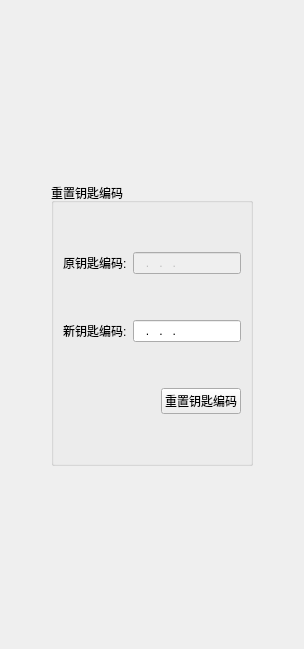
                 <widget class="QWidget" name="page_32">
                  <layout class="QVBoxLayout" name="verticalLayout_42">
                   <item>
                    <spacer name="verticalSpacer_31">
                     <property name="orientation">
                      <enum>Qt::Vertical</enum>
                     </property>
                     <property name="sizeHint" stdset="0">
                      <size>
                       <width>20</width>
                       <height>172</height>
                      </size>
                     </property>
                    </spacer>
                   </item>
                   <item>
                    <layout class="QHBoxLayout" name="horizontalLayout_45">
                     <item>
                      <spacer name="horizontalSpacer_13">
                       <property name="orientation">
                        <enum>Qt::Horizontal</enum>
                       </property>
                       <property name="sizeHint" stdset="0">
                        <size>
                         <width>40</width>
                         <height>20</height>
                        </size>
                       </property>
                      </spacer>
                     </item>
                     <item>
                      <widget class="QGroupBox" name="groupBox_8">
                       <property name="title">
                        <string>重置钥匙编码</string>
                       </property>
                       <layout class="QVBoxLayout" name="verticalLayout_41">
                        <item>
                         <spacer name="verticalSpacer_81">
                          <property name="orientation">
                           <enum>Qt::Vertical</enum>
                          </property>
                          <property name="sizeHint" stdset="0">
                           <size>
                            <width>20</width>
                            <height>40</height>
                           </size>
                          </property>
                         </spacer>
                        </item>
                        <item>
                         <layout class="QHBoxLayout" name="horizontalLayout_43">
                          <item>
                           <widget class="QLabel" name="label_41">
                            <property name="text">
                             <string>原钥匙编码:</string>
                            </property>
                           </widget>
                          </item>
                          <item>
                           <widget class="QLineEdit" name="lineEdit_32">
                            <property name="enabled">
                             <bool>false</bool>
                            </property>
                            <property name="inputMask">
                             <string>000.000.000.000</string>
                            </property>
                           </widget>
                          </item>
                         </layout>
                        </item>
                        <item>
                         <spacer name="verticalSpacer_82">
                          <property name="orientation">
                           <enum>Qt::Vertical</enum>
                          </property>
                          <property name="sizeHint" stdset="0">
                           <size>
                            <width>20</width>
                            <height>40</height>
                           </size>
                          </property>
                         </spacer>
                        </item>
                        <item>
                         <layout class="QHBoxLayout" name="horizontalLayout_44">
                          <item>
                           <widget class="QLabel" name="label_42">
                            <property name="text">
                             <string>新钥匙编码:</string>
                            </property>
                           </widget>
                          </item>
                          <item>
                           <widget class="QLineEdit" name="lineEdit_33">
                            <property name="inputMask">
                             <string>000.000.000.000</string>
                            </property>
                           </widget>
                          </item>
                         </layout>
                        </item>
                        <item>
                         <spacer name="verticalSpacer_83">
                          <property name="orientation">
                           <enum>Qt::Vertical</enum>
                          </property>
                          <property name="sizeHint" stdset="0">
                           <size>
                            <width>20</width>
                            <height>40</height>
                           </size>
                          </property>
                         </spacer>
                        </item>
                        <item>
                         <layout class="QHBoxLayout" name="horizontalLayout_65">
                          <item>
                           <spacer name="horizontalSpacer_19">
                            <property name="orientation">
                             <enum>Qt::Horizontal</enum>
                            </property>
                            <property name="sizeHint" stdset="0">
                             <size>
                              <width>40</width>
                              <height>20</height>
                             </size>
                            </property>
                           </spacer>
                          </item>
                          <item>
                           <widget class="QPushButton" name="pushButton_66">
                            <property name="minimumSize">
                             <size>
                              <width>75</width>
                              <height>0</height>
                             </size>
                            </property>
                            <property name="text">
                             <string>重置钥匙编码</string>
                            </property>
                            <property name="icon">
                             <iconset>
                              <normaloff>:/image/reset.ico</normaloff>:/image/reset.ico</iconset>
                            </property>
                           </widget>
                          </item>
                         </layout>
                        </item>
                        <item>
                         <spacer name="verticalSpacer_84">
                          <property name="orientation">
                           <enum>Qt::Vertical</enum>
                          </property>
                          <property name="sizeHint" stdset="0">
                           <size>
                            <width>20</width>
                            <height>40</height>
                           </size>
                          </property>
                         </spacer>
                        </item>
                       </layout>
                      </widget>
                     </item>
                     <item>
                      <spacer name="horizontalSpacer_14">
                       <property name="orientation">
                        <enum>Qt::Horizontal</enum>
                       </property>
                       <property name="sizeHint" stdset="0">
                        <size>
                         <width>40</width>
                         <height>20</height>
                        </size>
                       </property>
                      </spacer>
                     </item>
                    </layout>
                   </item>
                   <item>
                    <spacer name="verticalSpacer_32">
                     <property name="orientation">
                      <enum>Qt::Vertical</enum>
                     </property>
                     <property name="sizeHint" stdset="0">
                      <size>
                       <width>20</width>
                       <height>172</height>
                      </size>
                     </property>
                    </spacer>
                   </item>
                  </layout>
                 </widget>
